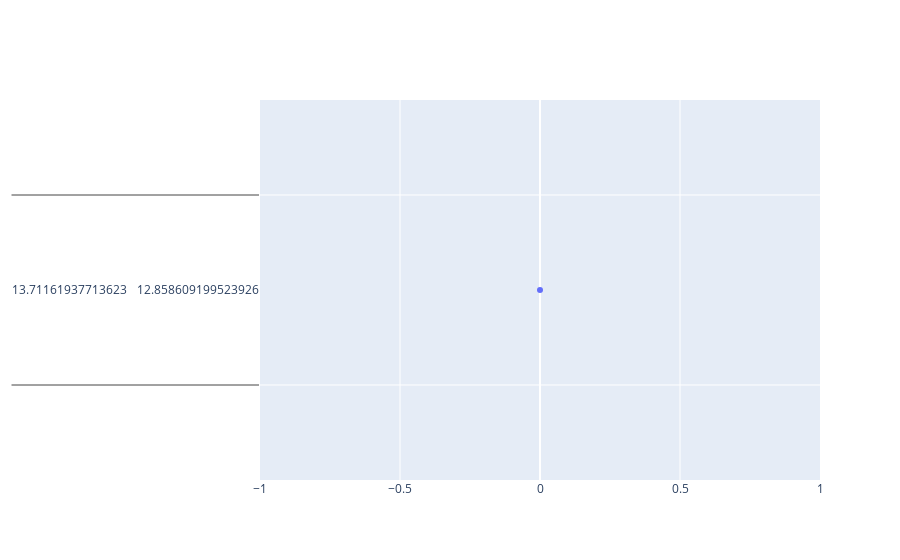

Notebook code cell kept with this figure:
### Markdown cell above
#### Plot line graph base on `Close`

### Code cell
xrp_trace = go.Scatter(x=data.index, y=data['Close'], name= 'Price')
py.iplot([xrp_trace])

### Figure 1 — Plotly figure (JSON) as saved in the notebook; plotly's stock layout.template omitted (floating-point values rounded to 4 significant figures; data arrays with more than 128 entries replaced by an {"elided": "..."} marker saying what was removed)
{"data": [{"name": "Price", "x": {"elided": "2882 int values"}, "y": {"elided": "2882x1 float values"}, "type": "scatter"}], "layout": {}}
